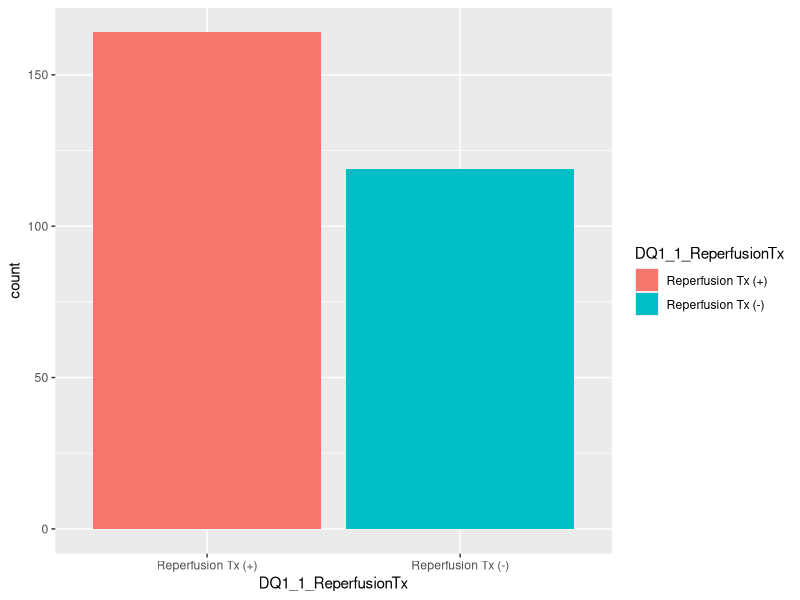
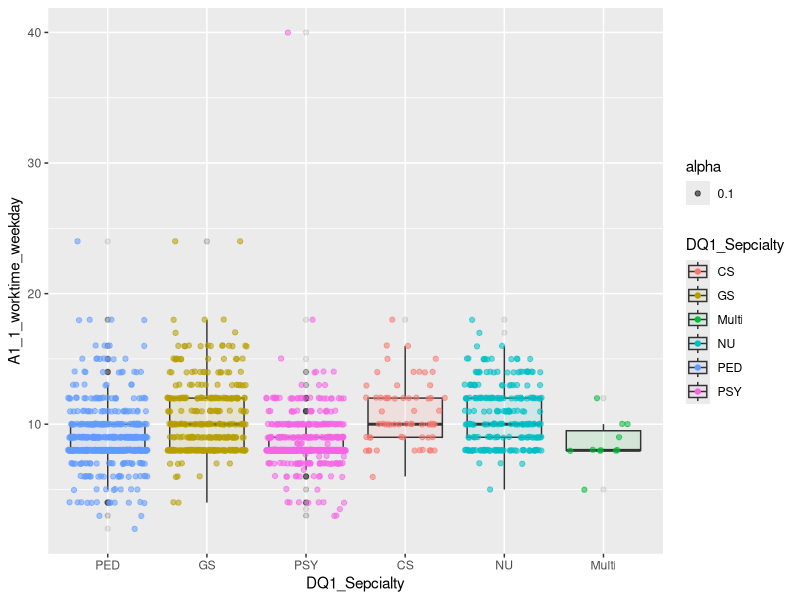
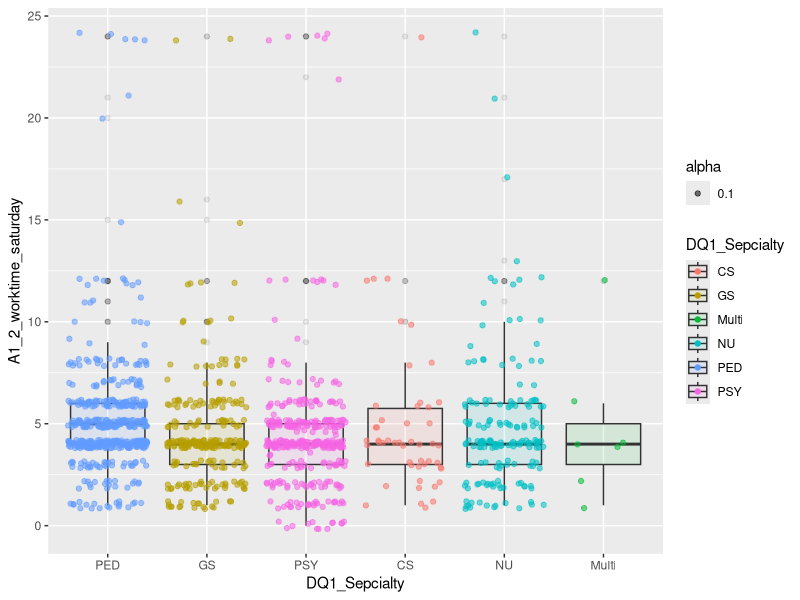
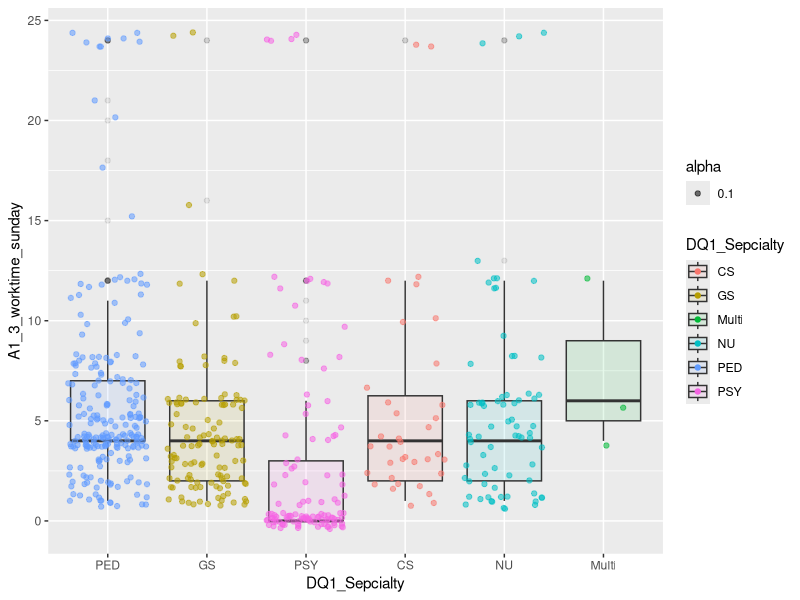
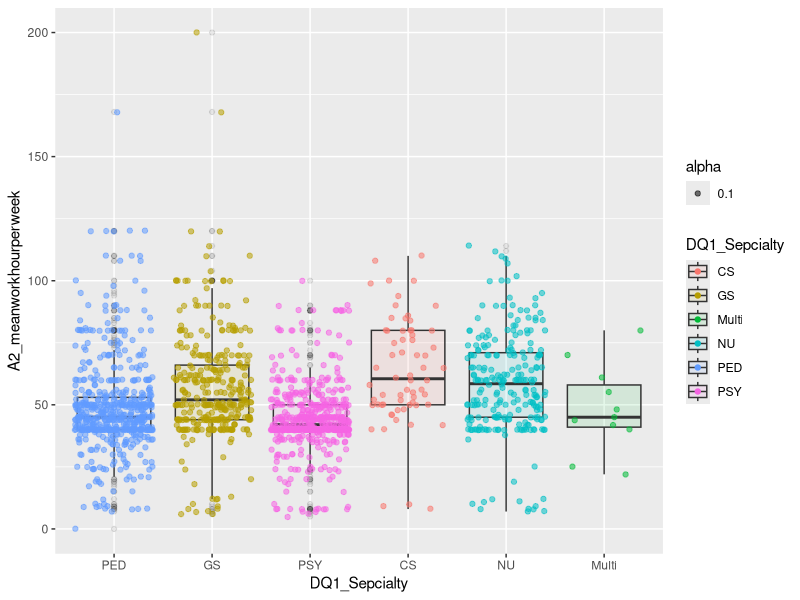

Write R code to recreate these figures, in order.
## ---- chunk 1
library(dplyr)
library(xtable)
library(ggplot2)
## ---- chunk 2
db <- read.csv("data/survey/Survey_2019_Specialist.csv",
         stringsAsFactors = F)
## ---- chunk 3
db$DQ1_Sepcialty <- ifelse(db$DQ1_전문과 == 1, "PED", 
                           ifelse(db$DQ1_전문과 == 2, "GS", 
                                  ifelse(db$DQ1_전문과 == 3, "PSY", 
                                         ifelse(db$DQ1_전문과 == 4, "CS",
                                                ifelse(db$DQ1_전문과 == 5, "NU", "Multi"))))) %>% factor()

db$DQ1_1_ReperfusionTx <- factor(db$DQ1_1_신경과세부, levels = c(1, 2),
                            labels = c("Reperfusion Tx (+)", "Reperfusion Tx (-)"))

db$A1_1_worktime_weekday <- as.numeric(db$A1_1_근무시간_평일)
db$A1_2_worktime_saturday <- as.numeric(db$A1_2_근무시간_토요일)
db$A1_3_worktime_sunday <- as.numeric(db$A1_3_근무시간_일요일)

db$A2_meanworkhourperweek <- as.numeric(db$A2_근무시간_일주평균)

## ---- chunk 4
db_nu <- db %>%
  filter(DQ1_Sepcialty == "NU") # | DQ1_전문과 == "3,5" | DQ1_전문과 == "5,6")
## ---- chunk 5
db %>% select(DQ1_Sepcialty) %>% 
  summary %>% xtable() %>% print(type = "html")
## ---- chunk 6
ggplot(db_nu, aes(x = DQ1_1_ReperfusionTx)) + 
  geom_bar(aes(fill = DQ1_1_ReperfusionTx)) +
  scale_x_discrete(limits = c("Reperfusion Tx (+)", "Reperfusion Tx (-)"))
## ---- chunk 7
table(db$DQ3_1_전공의_연차, db$DQ1_Sepcialty)
## ---- chunk 8
db %>% group_by(DQ1_Sepcialty) %>%
  summarise(meanworkhour = mean(A1_1_worktime_weekday, na.rm = T),
            maxworkhour = max(A1_1_worktime_weekday, na.rm = T),
            minworkhour = min(A1_1_worktime_weekday, na.rm = T))

ggplot(db, aes(x = DQ1_Sepcialty, y = A1_1_worktime_weekday)) +
  geom_boxplot(aes(fill = DQ1_Sepcialty), alpha = 0.1) + 
  geom_jitter(aes(color = DQ1_Sepcialty, alpha = 0.1)) +
  scale_x_discrete(limits = c("PED", "GS", "PSY", "CS", "NU", "Multi"))

db %>% group_by(DQ1_Sepcialty) %>%
  summarise(meanworkhour = mean(A1_2_worktime_saturday, na.rm = T),
            maxworkhour = max(A1_2_worktime_saturday, na.rm = T),
            minworkhour = min(A1_2_worktime_saturday, na.rm = T))

ggplot(db, aes(x = DQ1_Sepcialty, y = A1_2_worktime_saturday)) +
  geom_boxplot(aes(fill = DQ1_Sepcialty), alpha = 0.1) + 
  geom_jitter(aes(color = DQ1_Sepcialty, alpha = 0.1)) +
  scale_x_discrete(limits = c("PED", "GS", "PSY", "CS", "NU", "Multi"))

db %>% group_by(DQ1_Sepcialty) %>%
  summarise(meanworkhour = mean(A1_3_worktime_sunday, na.rm = T),
            maxworkhour = max(A1_3_worktime_sunday, na.rm = T),
            minworkhour = min(A1_3_worktime_sunday, na.rm = T))

ggplot(db, aes(x = DQ1_Sepcialty, y = A1_3_worktime_sunday)) +
  geom_boxplot(aes(fill = DQ1_Sepcialty), alpha = 0.1) + 
  geom_jitter(aes(color = DQ1_Sepcialty, alpha = 0.1)) +
  scale_x_discrete(limits = c("PED", "GS", "PSY", "CS", "NU", "Multi"))

db %>% group_by(DQ1_Sepcialty) %>%
  summarise(meanworkhour = mean(A2_meanworkhourperweek, na.rm = T),
            maxworkhour = max(A2_meanworkhourperweek, na.rm = T),
            minworkhour = min(A2_meanworkhourperweek, na.rm = T))

ggplot(db, aes(x = DQ1_Sepcialty, y = A2_meanworkhourperweek)) +
  geom_boxplot(aes(fill = DQ1_Sepcialty), alpha = 0.1) + 
  geom_jitter(aes(color = DQ1_Sepcialty, alpha = 0.1)) +
  scale_x_discrete(limits = c("PED", "GS", "PSY", "CS", "NU", "Multi"))
